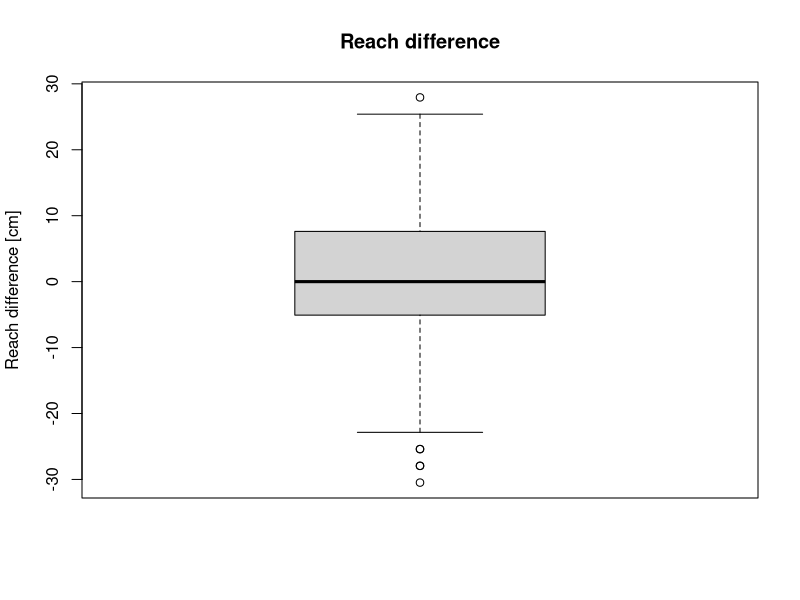
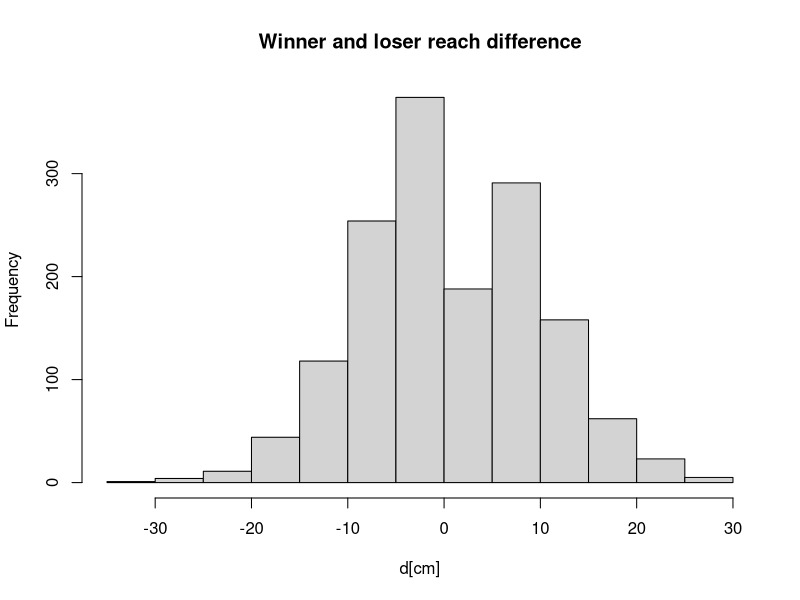
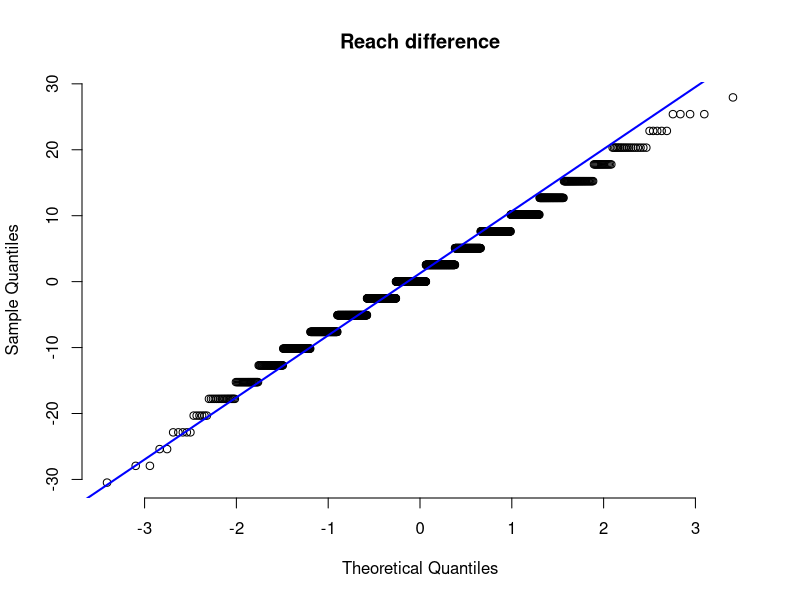
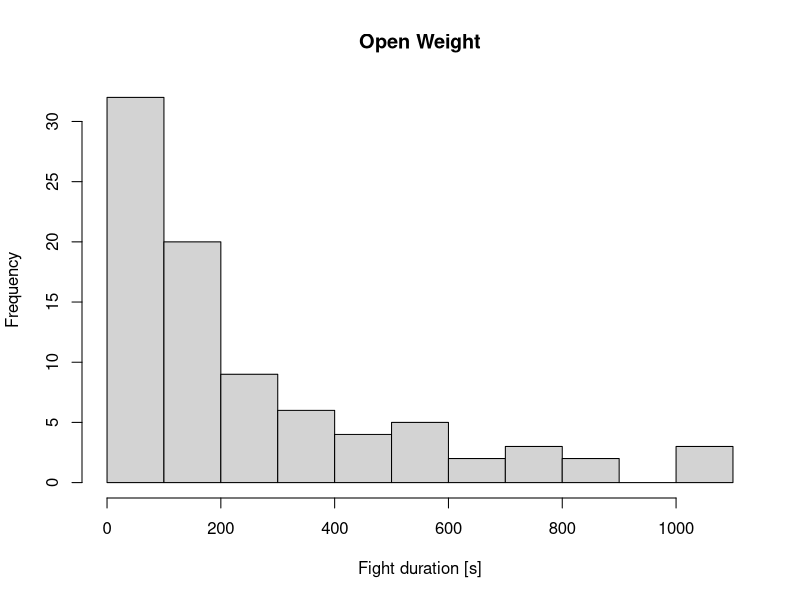
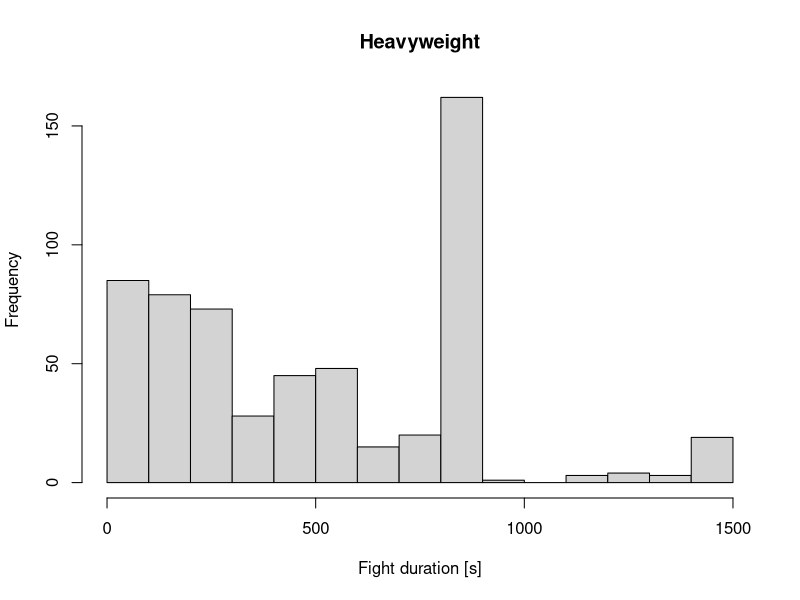
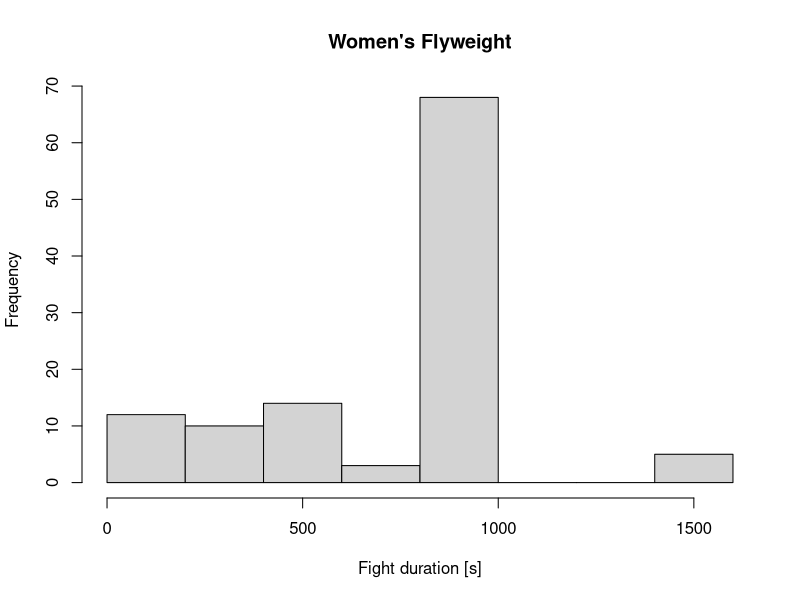
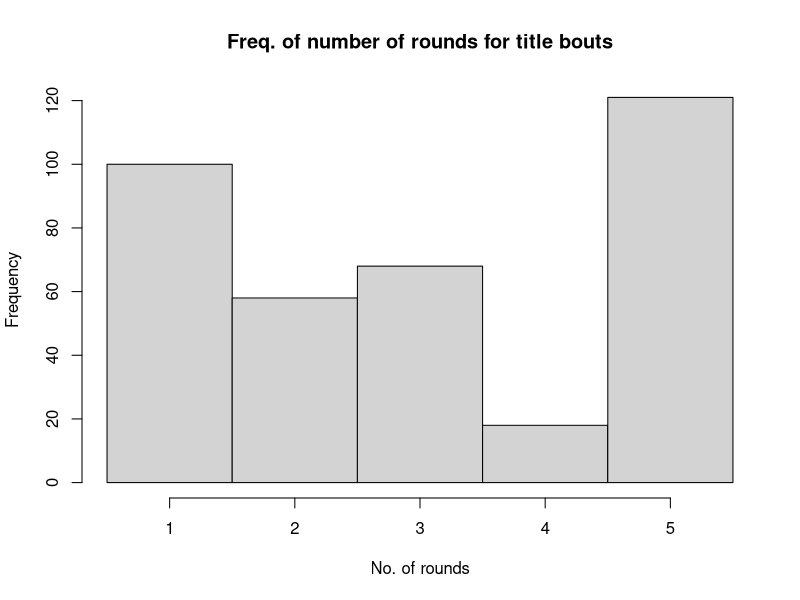
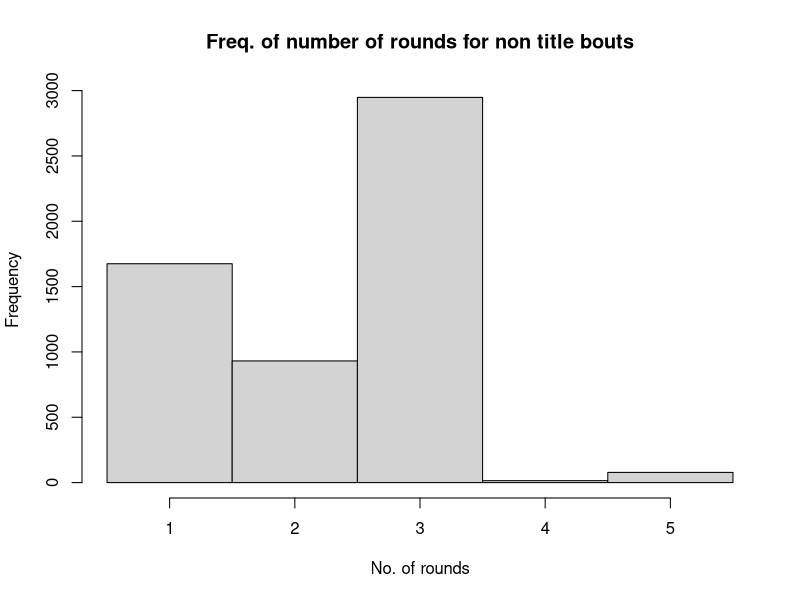

These figures' R source, in order:
## ---- chunk 1
library (knitr)
knitr::opts_chunk$set(tidy.opts=list(width.cutoff=80), tidy=TRUE)
## ---- chunk 2
total_fight_data = read.csv('../total_fight_data.csv', sep=';')
dim(total_fight_data)

## ---- chunk 3
fighter_details = read.csv('../fighter_details.csv', sep=',')
dim(fighter_details)
## ---- chunk 4
all <- merge(total_fight_data, fighter_details, by.x='R_fighter', by.y='fighter_name', all.x = TRUE)
all <- merge(all, fighter_details, by.x='B_fighter', by.y='fighter_name',
              all.x = TRUE, suffixes = c('.r','.b'))
## ---- chunk 5
dim(all)
## ---- chunk 6

# Conversion of inches to cm
all$Height_cm.b = sapply(strsplit(as.character(all$Height.b),"'|\""),
         function(x){30.48*as.numeric(x[1]) + 2.54*as.numeric(x[2])})

## ---- chunk 7
all$Height_cm.r = sapply(strsplit(as.character(all$Height.r),"'|\""),
         function(x){30.48*as.numeric(x[1]) + 2.54*as.numeric(x[2])})

all$Reach_cm.b = sapply(strsplit(as.character(all$Reach.b),"'|\""),
         function(x){2.54*as.numeric(x[1])})

all$Reach_cm.r = sapply(strsplit(as.character(all$Reach.r),"'|\""),
         function(x){2.54*as.numeric(x[1])})
## ---- chunk 8
# Convert lbs to kg
all$Weight_kg.b = sapply(strsplit(as.character(all$Weight.b)," "),
         function(x){0.453592*as.numeric(x[1])})

all$Weight_kg.r = sapply(strsplit(as.character(all$Weight.r)," "),
         function(x){0.453592*as.numeric(x[1])})
## ---- chunk 9
# Moving lines that have NA reach
all_without_na_in_reach <- subset(all, !is.na(Reach_cm.b))
all_without_na_in_reach <- subset(all_without_na_in_reach, !is.na(Reach_cm.r))
## ---- chunk 10
# Only fights that ended in a knockout
all_only_knockouts = subset(all_without_na_in_reach, all_without_na_in_reach$win_by=="KO/TKO")
## ---- chunk 11
# Calculating the difference in the reach of winners and losers
d = c()
for (i in 1:nrow(all_only_knockouts)) {
   row = all_only_knockouts[i,]
   diff = row$Reach_cm.r - row$Reach_cm.b
   if (row$Winner == row$R_fighter) {
     d = append(d, diff)
   } else {
     d = append(d, -diff)
   }
}

summary(d)
## ---- chunk 12
boxplot(d, ylab='Reach difference [cm]', main='Reach difference')
## ---- chunk 13
hist(d, main = 'Winner and loser reach difference', xlab = 'd[cm]')
## ---- chunk 14
qqnorm(d, pch=1, frame=FALSE, main = 'Reach difference')
qqline(d, col='blue', lwd=2)
## ---- chunk 15
t.test(d, alternatives='greater', mu=0, conf.level=0.95)
## ---- chunk 16
# Function to convert the format "3 Rnd (5-5-5)" to a vector of integers [5 5 5]
parse_format <- function(format){
   if (format == "No Time Limit"){
     return("No Time Limit")
   }
   format = substring(format, 1, nchar(format)-1)
   format = unlist(strsplit(format, "(", fixed=TRUE))
   format = unlist(strsplit(format[2], '-', fixed=TRUE))
   return(as.integer(format))
}

# Function to convert time from "m:s" format to seconds
convert_string_time_to_seconds <- function(time){
   time = unlist(strsplit(time, ":", fixed=TRUE))
   time = as.integer(time[1])*60 + as.integer((time[2]))
   return (time)
}
## ---- chunk 17
# Calculation of the total duration of the fight
fight_length <- function(parsed_format, last_round, last_round_time){
   if (parsed_format[1] == "No Time Limit"){
     return (convert_string_time_to_seconds(last_round_time))
   }
   if (last_round == 1){
     return(convert_string_time_to_seconds(last_round_time))
   }
   total_time = 0
   for (i in 1:(last_round-1)){
     total_time = total_time + parsed_format[i]*60
   }
  
   total_time = total_time + convert_string_time_to_seconds(last_round_time)
   return(total_time)
}

# Based on the row calculation of the total duration of the fight
time_from_row <- function(row){
   parsed_format = parse_format(row$Format)
   last_round = row$last_round
   last_round_time = row$last_round_time
   return (fight_length(parsed_format, last_round, last_round_time))
}

# Calculation of the fight duration vector for each row of the table
dur = c()
for (i in 1:nrow(all)){
   dur = append(dur, time_from_row(all[i,]))
}

# Adding a column for the total duration of the fight in seconds
all$Fight_duration_s <- dur
## ---- chunk 18
# Grouping by category (separated by gender)
men_classes = c('Light Heavyweight', 'Open Weight', 'Lightweight', 'Heavyweight',
                 'Featherweight', 'Bantamweight', 'Welterweight', 'Middleweight',
                 'Flyweight')
women_classes = c("Women's Bantamweight", "Women's Strawweight",
                   "Women's Featherweight", "Women's Flyweight")

# The function for string s returns TRUE if it contains one of the previously mentioned classes (men_classes, women_classes)
filter_not_in_classes <- function(s){
   for (w in women_classes){
     if (grepl(w, s)) {
       return(TRUE)
     }
   }
   for (m in men_classes) {
     if (grepl(m, s)) {
       return(TRUE)
     }
   }
   return(FALSE)
}

# Function for string s returns the category from men_classes or women_classes it contains
check_which_class <- function(s){
   for (w in women_classes){
     if (grepl(w, s)) {
       return(w)
     }
   }
   for (m in men_classes) {
     if (grepl(m, s)) {
       return(m)
     }
   }
}

# All types of fights that we do not know how to group into categories by weight and gender
ignore_fight_types = c()
categories = unique(all$Fight_type)
for (category in categories) {
   if (!filter_not_in_classes(category)) {
     ignore_fight_types = append(ignore_fight_types, category)
   }
}

ignore_fight_types
## ---- chunk 19
# From the entire data set, we move the fights whose fight_type is inside the ignore_fight_types vector
all_without_unknown_weight_classes = subset(all, !(Fight_type %in% ignore_fight_types))
## ---- chunk 20
# Adding a category column
weight_class = c()
for (i in 1:nrow(all_without_unknown_weight_classes)) {
   weight_class = append(weight_class, check_which_class(all_without_unknown_weight_classes[i,]$Fight_type))
}
all_without_unknown_weight_classes$weight_class = weight_class
## ---- chunk 21
require(nortest)
## ---- chunk 22
lillie.test(all_without_unknown_weight_classes$Fight_duration_s[weight_class == "Open Weight"])
## ---- chunk 23
# weight_classes = c(men_classes, women_classes)
hist(all_without_unknown_weight_classes$Fight_duration_s[all_without_unknown_weight_classes$weight_class == "Open Weight"],
      xlab="Fight duration [s]", main="Open Weight")
hist(all_without_unknown_weight_classes$Fight_duration_s[all_without_unknown_weight_classes$weight_class == "Heavyweight"],
      xlab="Fight duration [s]", main="Heavyweight")
hist(all_without_unknown_weight_classes$Fight_duration_s[all_without_unknown_weight_classes$weight_class == "Women's Flyweight"],
      xlab="Fight duration [s]", main="Women's Flyweight")

## ---- chunk 24
table(all_without_unknown_weight_classes$weight_class)
## ---- chunk 25
kruskal.test(Fight_duration_s~weight_class, data=all_without_unknown_weight_classes)
## ---- chunk 26
# Function that returns TRUE if "title" is in the string s
is_title_bout <- function(s) {
   return(grepl('title', s, ignore.case=TRUE))
}

# A vector containing TRUE if the fight in the row is a title fight
title_bout_vector = c()
for (i in (1:nrow(all))) {
   title_bout_vector = append(title_bout_vector, is_title_bout(all[i,]$Fight_type))
}
# Vector of number of rounds for title fights
title_bouts_last_round = all[title_bout_vector,]$last_round

# Vector of round counts for non-title fights
non_title_bouts_last_round = all[!title_bout_vector,]$last_round
## ---- chunk 27
hist(title_bouts_last_round, breaks=seq(min(title_bouts_last_round)-0.5, max(title_bouts_last_round)+0.5, by=1),
      main="Freq. of number of rounds for title bouts", xlab="No. of rounds")
hist(non_title_bouts_last_round, breaks=seq(min(non_title_bouts_last_round)-0.5, max(non_title_bouts_last_round)+0.5, by=1),
      main="Freq. of number of rounds for non title bouts", xlab="No. of rounds")
## ---- chunk 28
lillie.test(non_title_bouts_last_round)
lillie.test(title_bouts_last_round)
## ---- chunk 29
wilcox.test(title_bouts_last_round, non_title_bouts_last_round, alternatives='greater', conf.level=0.9)
## ---- chunk 30
# Function to determine the gender of fighters (via category)
male_or_female = c()
for (i in 1:nrow(all_without_unknown_weight_classes)) {
   if (all_without_unknown_weight_classes[i,]$weight_class %in% men_classes) {
     male_or_female = append(male_or_female, 'male')
   } else {
     male_or_female = append(male_or_female, 'female')
   }
}

# Adding gender column
all_without_unknown_weight_classes$male_or_female = male_or_female
## ---- chunk 31
# Adding gender to fighter_details table
total_gender_vector = c()
for (i in 1:nrow(fighter_details)) {
   gender_vector = all_without_unknown_weight_classes[fighter_details[i,]$fighter_name == all_without_unknown_weight_classes$B_fighter
                                                 | fighter_details[i,]$fighter_name == all_without_unknown_weight_classes$R_fighter,]$male_or_female
   if (length(gender_vector) == 0) {
     total_gender_vector = append(total_gender_vector, NA)
   } else {
     total_gender_vector = append(total_gender_vector, gender_vector[1])
   }
}

fighter_details$gender = total_gender_vector
## ---- chunk 32
# Conversion of inches to cm for fighter height
fighter_details$Height_cm = sapply(strsplit(as.character(fighter_details$Height),"'|\""),
         function(x){30.48*as.numeric(x[1]) + 2.54*as.numeric(x[2])})
## ---- chunk 33
female_heights = subset(fighter_details, gender == 'female')$Height_cm
male_heights = subset(fighter_details, gender == 'male')$Height_cm
hist(female_heights, main="Female heights", xlab="Height[cm]")
hist(male_heights, main="Male heights", xlab="Height[cm]")

## ---- chunk 34
# Determining the median height for the male and female population
male_median_height = median(male_heights, na.rm=TRUE)
female_median_height = median(female_heights, na.rm=TRUE)

# Determination of height category by gender (short for heights below the median, tall for heights above the median)
height_category = c()
for (i in 1:nrow(fighter_details)){
   if (is.na(fighter_details[i,]$Height_cm) | is.na(fighter_details[i,]$gender)) {
       height_category = append(height_category, NA)
       next
   }
   else {
     if (fighter_details[i,]$gender == "male"){
       if (fighter_details[i,]$Height_cm >= male_median_height){
         height_category = append(height_category, "tall")
       }
       else{
         height_category = append(height_category, "short")
       }
     }else{
       if (fighter_details[i,]$Height_cm >= female_median_height){
         height_category = append(height_category, "tall")
       }
       else{
         height_category = append(height_category, "short")
       }
     }
   }
}

# Adding a height category column
fighter_details$height_category = height_category
## ---- chunk 35
# Determining the percentage through submission for each fighter
win_rate_by_submission = c()
for (i in (1:nrow(fighter_details))) {
   fn = fighter_details[i,]$fighter_name
   wins = subset(all_without_unknown_weight_classes, Winner==fn)
   n = nrow(wins)
   if (n == 0){
     win_rate = NA
   } else {
     won_by_submission = subset(wins, win_by=='Submission')
     s = nrow(won_by_submission)
     win_rate = s / n
   }
   win_rate_by_submission = append(win_rate_by_submission, win_rate)
}

# Adding a submission win percentage column
fighter_details$win_rate_by_submission = win_rate_by_submission
## ---- chunk 36
# Vector of submission win percentages for low fighters
short_winners = subset(fighter_details, height_category=='short' &
                          !is.na(win_rate_by_submission))$win_rate_by_submission
# Vectors of submission win percentages for tall fighters
tall_winners = subset(fighter_details, height_category=='tall' &
                         !is.na(win_rate_by_submission))$win_rate_by_submission

hist(short_winners, main="Freq. of short fighters submission win rate", xlab="Win rate by submission")
hist(tall_winners, main="Freq. of tall fighters submission win rate", xlab="Win rate by submission")
## ---- chunk 37
wilcox.test(tall_winners, short_winners, alternatives='less', conf.level=0.9)
## ---- chunk 38
# short_winners_without_outliers = short_winners[short_winners != 0 & short_winners != 1]
# tall_winners_without_outliers = tall_winners[tall_winners != 0 & tall_winners != 1]
# hist(short_winners_without_outliers)
# hist(tall_winners_without_outliers)
# wilcox.test(tall_winners_without_outliers, short_winners_without_outliers, alternatives='less', conf.level=0.9)
## ---- chunk 39
# Determining the percentage of victory by knockout for each fighter
win_rate_by_ko = c()
for (i in (1:nrow(fighter_details))) {
   fn = fighter_details[i,]$fighter_name
   wins = subset(all_without_unknown_weight_classes, Winner==fn)
   n = nrow(wins)
   if (n == 0){
     win_rate = NA
   } else {
     wins_by_ko = subset(wins, win_by=='KO/TKO')
     s = nrow(wins_by_ko)
     win_rate = s / n
   }
   win_rate_by_ko = append(win_rate_by_ko, win_rate)
}

# Adding a column with the percentage of victory by knockout
fighter_details$win_rate_by_ko = win_rate_by_ko
## ---- chunk 40
female_ko_winners = subset(fighter_details, gender=='female' & !is.na(win_rate_by_ko))$win_rate_by_ko
male_ko_winners = subset(fighter_details, gender=='male' & !is.na(win_rate_by_ko))$win_rate_by_ko

hist(female_ko_winners, main="Freq. of female fighters knockout win rate", xlab="Win rate by knockout")
hist(male_ko_winners, main="Freq. of male fighters knockout win rate", xlab="Win rate by knockout")
## ---- chunk 41
wilcox.test(male_ko_winners, female_ko_winners, alternatives='greater', conf.level=0.9)
## ---- chunk 42
# male_ko_winners_without_outliers = male_ko_winners[male_ko_winners != 0 & male_ko_winners != 1]
# female_ko_winners_without_outliers = female_ko_winners[female_ko_winners != 0 & female_ko_winners != 1]
#
# hist(male_ko_winners_without_outliers)
# hist(female_ko_winners_without_outliers)
#
# wilcox.test(male_ko_winners_without_outliers, female_ko_winners_without_outliers, alternatives='less', conf.level = 0.9)
# wilcox.test(male_ko_winners_without_outliers, female_ko_winners_without_outliers, alternative='greater', conf.level = 0.9)
## ---- chunk 43
# Determination of the number of victories and the number of victories by knockout for fighters
total_wins = c()
total_wins_by_ko = c()
for (i in (1:nrow(fighter_details))) {
   fn = fighter_details[i,]$fighter_name
   wins = subset(all, Winner==fn)
   wins_by_ko = subset(wins, win_by=='KO/TKO')
   total_wins = append(total_wins, nrow(wins))
   total_wins_by_ko = append(total_wins_by_ko, nrow(wins_by_ko))
}

# Adding total wins, total wins by knockout and total wins without knockout columns
fighter_details$total_wins = total_wins
fighter_details$total_wins_by_ko = total_wins_by_ko
fighter_details$total_wins_without_ko = total_wins - total_wins_by_ko

table(fighter_details$Stance)
## ---- chunk 44
fighter_details_known_stance = subset(fighter_details, Stance != '' & Stance!='Open Stance' & Stance != 'Sideways')

library(dplyr)
library(data.table)
stance_table <- fighter_details_known_stance %>%
   group_by(Stance) %>%
   summarize(total_wins_by_ko = sum(total_wins_by_ko), total_wins_without_ko = sum(total_wins_without_ko)) %>%
   setDT()
## ---- chunk 45
stance_table
## ---- chunk 46
# We have to remove Stance because in the table it is represented as a dependent variable, but in fact it is an independent variable
stance_table = select(stance_table, -Stance)
## ---- chunk 47
chisq.test(stance_table, correct=FALSE)
## ---- chunk 48
# Calculation of the current age of both fighters on the date of the fight
library (lubridate)
current_age_blue = c()
current_age_red = c()
fight_date = mdy(all_without_unknown_weight_classes[1,]$date) #converting string to date
red_date_of_birth = mdy(all_without_unknown_weight_classes[1,]$DOB.r)
age = fight_date - red_date_of_birth
for (i in (1:nrow(all_without_unknown_weight_classes))){
   fight_date = mdy(all_without_unknown_weight_classes[i,]$date)
   red_date_of_birth = mdy(all_without_unknown_weight_classes[i,]$DOB.r)
   blue_date_of_birth = mdy(all_without_unknown_weight_classes[i,]$DOB.b)
   red_age = as.numeric(floor((fight_date - red_date_of_birth)/365))
   blue_age = as.numeric(floor((fight_date - blue_date_of_birth)/365))
   current_age_red = append(current_age_red, red_age)
   current_age_blue = append(current_age_blue, blue_age)
}

# Adding current age column
all_without_unknown_weight_classes$red_age = current_age_red
all_without_unknown_weight_classes$blue_age = current_age_blue
## ---- chunk 49
# The only fights we take into account are those with a known weight category
all_for_logreg = data.frame(all_without_unknown_weight_classes)

# Funkcija za pretvorbu stringa s oblika "x of y" u numeric x
number_before_of <- function(s) {
  first_elem = strsplit(s, " of ", fixed=TRUE)[[1]][1]
  return(as.numeric(first_elem))
}
## ---- chunk 50
# Pretvorba stupaca iz oblika "x of y" u "x"
all_for_logreg$r_sig_str = sapply(all_for_logreg$R_SIG_STR., number_before_of)
all_for_logreg$b_sig_str = sapply(all_for_logreg$B_SIG_STR., number_before_of)
all_for_logreg$r_total_str = sapply(all_for_logreg$R_TOTAL_STR., number_before_of)
all_for_logreg$b_total_str = sapply(all_for_logreg$B_TOTAL_STR., number_before_of)

to_transform_colnames <- c("R_TD", "B_TD", "R_HEAD", "B_HEAD", "R_BODY", "B_BODY", "R_LEG", "B_LEG", "R_DISTANCE", "B_DISTANCE", "R_CLINCH", "B_CLINCH", "R_GROUND", "B_GROUND")
for (column in to_transform_colnames) {
  new_column_name = tolower(column)
  all_for_logreg[,new_column_name] = sapply(all_for_logreg[,column], number_before_of)
}

# Dodavanje indikatorske varijable o pobjedi crvenog borca
all_for_logreg$red_is_winner = as.numeric(all_for_logreg$R_fighter == all_for_logreg$Winner)
## ---- chunk 51
# Funkcija za pretvaranje stringa s oblika "x%" u numeric "x/100"
number_before_percent <- function(s) {
  return (as.numeric(sub("%","",s))/100)
}

# Pretvorba stupaca iz oblika "x%" u numeric "x/100"
to_transform_colnames = c("Str_Def.r", "Str_Def.b", "Str_Acc.r", "TD_Acc.r", "TD_Def.r", "Str_Def.b", "Str_Acc.b", "TD_Acc.b", "TD_Def.b")
for (column in to_transform_colnames) {
  new_column_name = tolower(column)
  all_for_logreg[,new_column_name] = suppressWarnings(sapply(all_for_logreg[,column], number_before_percent))
}

# Uzimamo u obzir samo borce koji imaju stav: "Switch", "Orthodox" i "Southpaw"
all_for_logreg = subset(all_for_logreg, Stance.b=="Switch" | Stance.b == "Orthodox" | Stance.b=="Southpaw")
all_for_logreg = subset(all_for_logreg, Stance.r=="Switch" | Stance.r == "Orthodox" | Stance.r=="Southpaw")

# Pretvaranje logičkog vektora u numerički vektor
all_for_logreg$is_b_southpaw = as.numeric(all_for_logreg$Stance.b == "Southpaw")
all_for_logreg$is_b_orthodox = as.numeric(all_for_logreg$Stance.b == "Orthodox")
all_for_logreg$is_b_switch = as.numeric(all_for_logreg$Stance.b == "Switch")
all_for_logreg$is_r_southpaw = as.numeric(all_for_logreg$Stance.r == "Southpaw")
all_for_logreg$is_r_orthodox = as.numeric(all_for_logreg$Stance.r == "Orthodox")
all_for_logreg$is_r_switch = as.numeric(all_for_logreg$Stance.r == "Switch")
## ---- chunk 52
# Odabrane regresorske varijable i zavisna varijabla
selected_columns = c("R_KD", "B_KD", "R_SUB_ATT", "B_SUB_ATT", "R_REV", "B_REV", "TD_Avg.r", "SLpM.r", "SApM.r", "Sub_Avg.r", "TD_Avg.b", "SLpM.b", "SApM.b", "Sub_Avg.b", "Height_cm.b", "Height_cm.r", "Reach_cm.b", "Reach_cm.r", "Weight_kg.b", "Weight_kg.r", "red_age", "blue_age", "r_sig_str", "b_sig_str", "r_total_str", "b_total_str", "r_td", "b_td", "r_head", "b_head", "r_body", "b_body", "r_leg", "b_leg", "r_distance", "b_distance", "r_clinch", "b_clinch", "r_ground", "b_ground", "str_def.r", "str_acc.r", "td_acc.r", "td_def.r", "str_def.b", "str_acc.b", "td_acc.b", "td_def.b", "red_is_winner", "is_b_southpaw", "is_b_orthodox", "is_r_southpaw", "is_r_orthodox")
variables = selected_columns[selected_columns != "red_is_winner"]
## ---- chunk 53
library(tidyr)
# Iz seta podataka uzimamo samo odabrane regresorske varijable i zavisnu varijablu
logreg_data = subset(all_for_logreg, select=selected_columns)
# Uzimamo samo retke koji nemaju NA vrijednosti unutar odabranih varijabli
logreg_data = logreg_data %>% drop_na()
## ---- chunk 54
require(caret)

# b je formula varijabla_1 + varijabla_2 + ..., pri čemu je varijabla_i unutar 
# skupa odabranih regresorskih varijabli
b <- paste(variables, collapse=' + ')
logreg_mdl = glm(as.formula(paste("red_is_winner ~ ", b)), data=logreg_data, family=binomial())
summary(logreg_mdl)
## ---- chunk 55
# Računanje Rsq
Rsq = 1 - logreg_mdl$deviance/logreg_mdl$null.deviance
Rsq
## ---- chunk 56
# Izrada confusion matrix-a
yhat <- logreg_mdl$fitted.values >= 0.5
tab <- table(logreg_data$red_is_winner, yhat)

tab
## ---- chunk 57
accuracy = sum(diag(tab))/sum(tab)
precision = tab[2,2]/sum(tab[,2])
recall = tab[2,2]/sum(tab[2,])
specificity = tab[1,1]/sum(tab[,1])

accuracy
precision
recall
specificity
## ---- chunk 58
# Dropping non-significant variables
significant_variables = c("R_KD", "B_KD", "R_SUB_ATT", "B_SUB_ATT", "R_REV", "B_REV",
                           "TD_Avg.r", "red_age", "r_sig_str", "b_sig_str", "r_total_str",
                           "r_td", "b_td", "r_head", "b_head", "r_distance", "b_distance",
                           "r_clinch", "b_clinch", "td_acc.b")

b <- paste(significant_variables, collapse=' + ')
logreg_mdl_reduced = glm(as.formula(paste("red_is_winner ~ ", b)), data=logreg_data, family=binomial())
summary(logreg_mdl_reduced)
## ---- chunk 59
Rsq = 1 - logreg_mdl_reduced$deviance/logreg_mdl_reduced$null.deviance
Rsq
## ---- chunk 60
yhat <- logreg_mdl_reduced$fitted.values >= 0.5
tab <- table(logreg_data$red_is_winner, yhat)

tab

accuracy = sum(diag(tab))/sum(tab)
precision = tab[2,2]/sum(tab[,2])
recall = tab[2,2]/sum(tab[2,])
specificity = tab[1,1]/sum(tab[,1])

accuracy
precision
recall
specificity
## ---- chunk 61
# Comparison of two models
anova(logreg_mdl, logreg_mdl_reduced, test='LRT')
## ---- chunk 62
fighter_details_variables = c("TD_Avg.r", "SLpM.r", "SApM.r", "Sub_Avg.r", "TD_Avg.b",
                               "SLpM.b", "SApM.b", "Sub_Avg.b", "Height_cm.b",
                               "Height_cm.r", "Reach_cm.b", "Reach_cm.r", "Weight_kg.b",
                               "Weight_kg.r", "red_age", "blue_age", "str_def.r", "str_acc.r",
                               "td_acc.r", "td_def.r", "str_def.b", "str_acc.b", "td_acc.b",
                               "td_def.b", "red_is_winner", "is_b_southpaw", "is_b_orthodox",
                               "is_r_southpaw", "is_r_orthodox")
logreg_fighters_data = subset(logreg_data, select = fighter_details_variables)
fighter_details_variables = fighter_details_variables[fighter_details_variables != "red_is_winner"]

b <- paste(fighter_details_variables, collapse=' + ')
logreg_mdl_fighter_details = glm(as.formula(paste("red_is_winner ~ ", b)),
                                  data=logreg_fighters_data, family=binomial())
summary(logreg_mdl_fighter_details)
## ---- chunk 63
# Calculation of Rsq
Rsq = 1 - logreg_mdl_fighter_details$deviance/logreg_mdl_fighter_details$null.deviance
Rsq
## ---- chunk 64
yhat <- logreg_mdl_fighter_details$fitted.values >= 0.5
tab <- table(logreg_fighters_data$red_is_winner, yhat)

tab
## ---- chunk 65
accuracy = sum(diag(tab))/sum(tab)
precision = tab[2,2]/sum(tab[,2])
recall = tab[2,2]/sum(tab[2,])
specificity = tab[1,1]/sum(tab[,1])

accuracy
precision
recall
specificity
